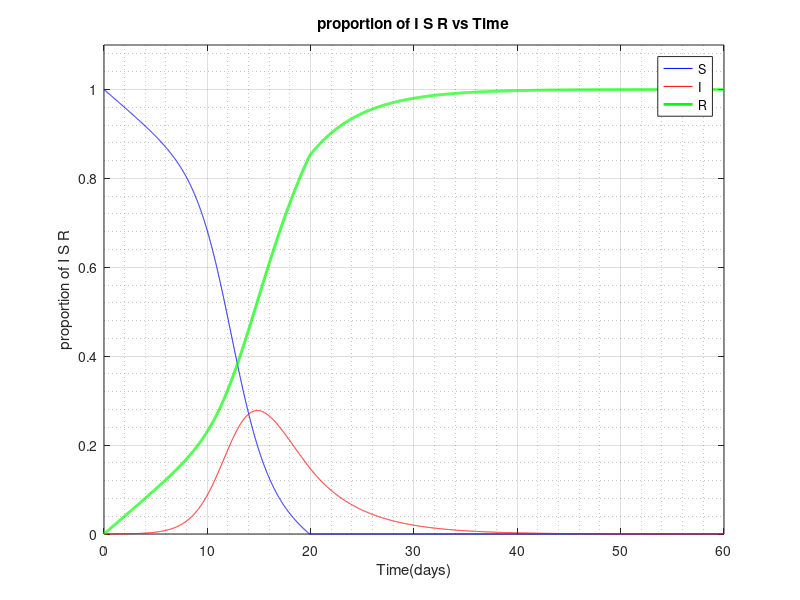

The MATLAB source for this figure:
%SIR model with vaccsine
%This model studies the grouth of an infection
%dependent on the variable I, the parameter S and R.
%with the help of a vaccine to stop the epidemic


%% Set Parameters
I0 = 1e-4; % portion of infected people
a = 1; % coefficient in days^-1 (speed of the infection)
b = 0.2; % coefficient in days^-1 (speed of recovery)

dv = 0.02; % vaccination rate in proportion of population per day dv/dt
tmax = 60; % number of days to plot
dt = 0.01; %size of time steps in weeks
Imax = 1.1;%Max number infected per graph in millions

plotCase = 4; %the graph to plot 1=S, 2=I, 3=R, 4=All;


%% Initialize Vectors
t = 0:dt:tmax; % vettore di tempo
Nt = length(t); % number of time steps
S = zeros(1,Nt); %initialize the vector of supsectable people
I = zeros(1,Nt); % initialize the vector of infections that i will plot in the graph,with zeros
R = zeros(1,Nt); % initialize the removed vector
I(1) = I0; % first element of the vector infected initialized
S(1) = 1-I0; %first element of the vector supsectable initialized


%% calculations

for i = 1:Nt-1
    
    S(i) = 1-I(i)-R(i); %total susceptible people in this day
    
    dI = a*I(i)*S(i) -b*I(i);  % rate of change per day of infection(dI = dI/dt)
    
    I(i+1) = I(i) + dI*dt;  %total infected people in the day
    
    if S(i) > 0 %if not all are vaccinated
        dR = b*I(i) + dv;  %rate of change per day of recovery 
    else %if all are vaccinated
        dR = b*I(i);
    end
    R(i+1) = R(i) + dR*dt; %total removed people in the day
end
S(Nt) = 1 - I(Nt) - R(Nt);

%% Plots

switch plotCase
    case 1
        plot(t, S, '-b', 'LineWidth', 2)
        axis([0 tmax 0 Imax])
        grid on
        grid minor
        xlabel('Time(days)')
        ylabel('proportion of susceptible')
        title('proportion of susceptible vs time')
        
        
    case 2
        
        plot(t,I, '-r', 'LineWidth', 2)
        axis([0 tmax 0 Imax])
        grid on
        grid minor
        xlabel('Time(days)')
        ylabel('proportion of infected')
        title('proportion of infection vs Time')
    
    case 3
        plot(t,R, '-g', 'LineWidth', 2)
        axis([0 tmax 0 Imax])
        grid on
        grid minor
        xlabel('Time(days)')
        ylabel('proportion of Removed')
        title('proportion of Removed vs Time')
        
    
   case 4
        
        plot(t,S,'-b',...
            t,I, '-r',...
            t,R,'-g','LineWidth', 2)
        axis([0 tmax 0 Imax])
        grid on
        grid minor
        xlabel('Time(days)')
        ylabel('proportion of I S R')
        title('proportion of I S R vs Time')
        legend('S','I','R')
        
end
